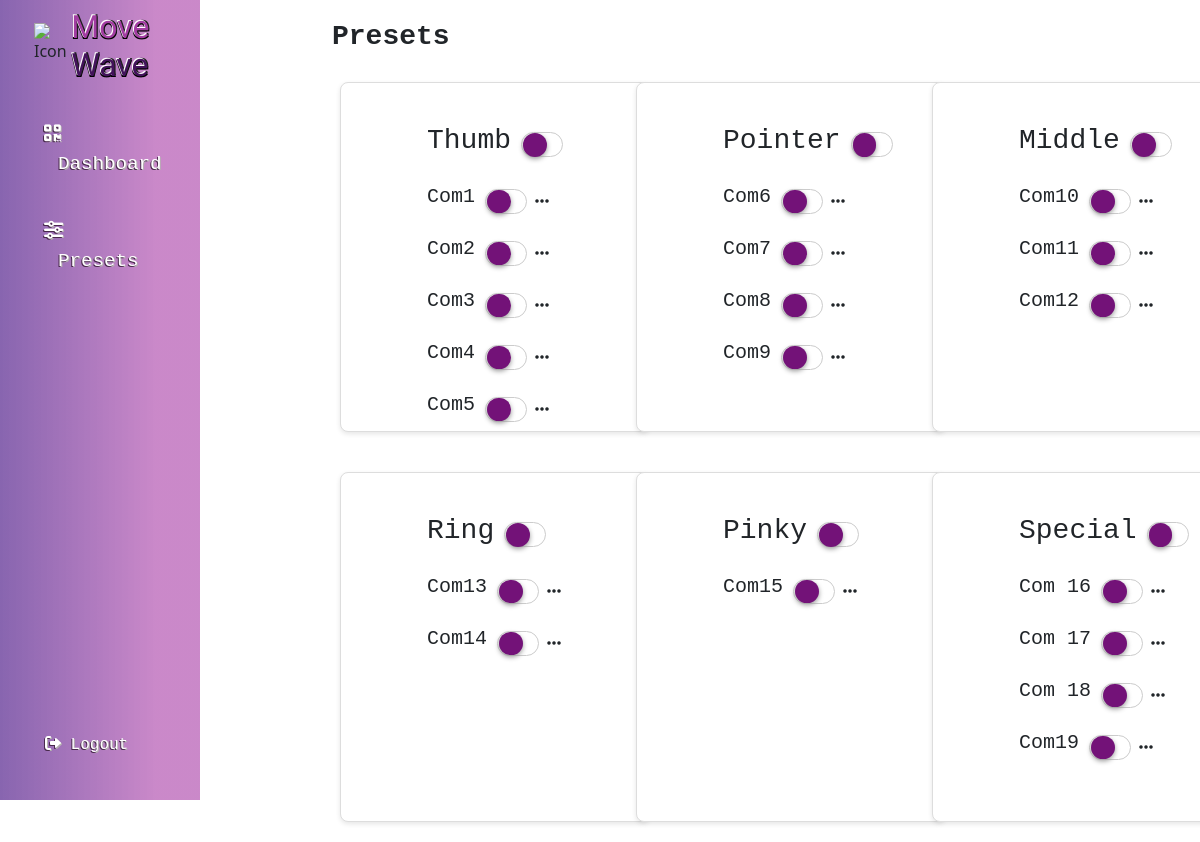
/presets.php, run on the app's committed database.
### tables this page shows
CREATE TABLE `gesture` (
  `gesture_id` int(11) NOT NULL,
  `gesture_name` varchar(100) NOT NULL,
  `gesture_value` varchar(100) NOT NULL
);

### presets.php (the view, shortened to what the rows shown need)
<?php
require_once "./classes/gestureController.php";
$gestureController = new Gesture();
$thumb_gestures = $gestureController->get_thumb_gestures();
$index_gestures = $gestureController->get_index_gestures();
$middle_gestures = $gestureController->get_middle_gestures();
$ring_gestures = $gestureController->get_ring_gestures();
$pinky_gestures = $gestureController->get_pinky_gestures();
$special_gestures = $gestureController->get_special_gestures();
?>
<!DOCTYPE html>
<html lang="en">
<head>
    <link href="https://cdn.jsdelivr.net/npm/bootstrap@5.3.3/dist/css/bootstrap.min.css" rel="stylesheet"
>
    <link href="https://cdnjs.cloudflare.com/ajax/libs/font-awesome/6.0.0-beta3/css/all.min.css" rel="stylesheet">
    <link rel="stylesheet" href="./assets/css/presets.css">
</head>
<body>
    <div class="container-fluid">
        <div class="row flex-nowrap">
            <div class="col-auto col-md-3 col-xl-2 px-sm-2 px-0 nav-side">
                <div class="d-flex flex-column align-items-center align-items-sm-start px-3 pt-2 min-vh-100 ">
                    <div class="col-12 text-start nav-title">
                        <h1 class="move-nav">
                            Move <span class="wave-nav">Wave</span>
                        </h1>
                    </div>
                </div>
            </div>
            <div class="px-1">
                <div class="section">
                    <div class="col row">
                        <div class="col-6 col-md-4 align-content-start finger">
                            <div class="card finger-card mr-5">
                                <div class="card-body">
                                    <?php
                                    $defaultImageIndex = 1;
                                    foreach ($thumb_gestures as $gesture):
                                        $imageIndex = $defaultImageIndex;
                                        if (strpos($gesture['gesture_name'], 'Thumb') === 0) {
                                            $imageIndex = $thumbImageIndex;
                                            $thumbImageIndex++;
                                        } else {
                                            $defaultImageIndex++;
                                        }
                                    ?>
                                        <div class="form-group d-flex align-items-center <?= strpos($gesture['gesture_name'], 'Thumb') === 0 ? 'thumb-gesture' : '' ?>">
                                            <h5 class="finger"><?= htmlspecialchars($gesture['gesture_name']) ?></h5>
                                            <label class="switch">
                                                <span class="slider"></span>
                                            </label>
                                            <i class="fa fa-ellipsis-h ellipsis-icon modal-pic px-2"
                                                aria-hidden="true"
                                                style="cursor: pointer;"
                                                data-bs-toggle="modal"
                                                data-bs-target="#imageModal"
                                                data-img="<?= './assets/img/' . $imageIndex . '.png' ?>"
                                                data-id="<?= $gesture['gesture_id'] ?>"
                                                data-value="<?= htmlspecialchars($gesture['gesture_value']) ?>">
                                            </i>
                                        </div>
                                    <?php endforeach; ?>
                                </div>
                            </div>
                        </div>
                        <div class="col-6 col-md-4 align-content-start finger">
                            <div class="card finger-card mr-5">
                                <div class="card-body">
                                    <?php
                                    $defaultImageIndex = 7;
                                    foreach ($index_gestures as $gesture):
                                        $imageIndex = $defaultImageIndex;
                                        if (strpos($gesture['gesture_name'], 'Thumb') === 0) {
                                            $imageIndex = $indexImageIndex;
                                            $indexImageIndex++;
                                        } else {
                                            $defaultImageIndex++;
                                        }
                                    ?>
                                        <div class="form-group d-flex align-items-center <?= strpos($gesture['gesture_name'], 'Thumb') === 0 ? 'thumb-gesture' : '' ?>">
                                            <h5 class="finger"><?= htmlspecialchars($gesture['gesture_name']) ?></h5>
                                            <label class="switch">
                                                <span class="slider"></span>
                                            </label>
                                            <i class="fa fa-ellipsis-h ellipsis-icon modal-pic px-2"
                                                aria-hidden="true"
                                                style="cursor: pointer;"
                                                data-bs-toggle="modal"
                                                data-bs-target="#imageModal"
                                                data-img="<?= './assets/img/' . $imageIndex . '.png' ?>"
                                                data-id="<?= $gesture['gesture_id'] ?>"
                                                data-value="<?= htmlspecialchars($gesture['gesture_value']) ?>">
                                            </i>
                                        </div>
                                    <?php endforeach; ?>
                                </div>
                            </div>
                        </div>
                        <div class="col-6 col-md-4 align-content-start finger">
                            <div class="card finger-card mr-5">
                                <div class="card-body">
                                    <?php
                                    $middleImageIndex = 14;
                                    $defaultImageIndex = 11;
                                    foreach ($middle_gestures as $gesture):
                                        $imageIndex = $defaultImageIndex;
                                        if (strpos($gesture['gesture_name'], 'Thumb') === 0) {
                                            $imageIndex = $middleImageIndex;
                                            $middleImageIndex++;
                                        } else {
                                            $defaultImageIndex++;
                                        }
                                    ?>
                                        <div class="form-group d-flex align-items-center <?= strpos($gesture['gesture_name'], 'Thumb') === 0 ? 'thumb-gesture' : '' ?>">
                                            <h5 class="finger"><?= htmlspecialchars($gesture['gesture_name']) ?></h5>
                                            <label class="switch">
                                                <span class="slider"></span>
                                            </label>
                                            <i class="fa fa-ellipsis-h ellipsis-icon modal-pic px-2"
                                                aria-hidden="true"
                                                style="cursor: pointer;"
                                                data-bs-toggle="modal"
                                                data-bs-target="#imageModal"
                                                data-img="<?= './assets/img/' . $imageIndex . '.png' ?>"
                                                data-id="<?= $gesture['gesture_id'] ?>"
                                                data-value="<?= htmlspecialchars($gesture['gesture_value']) ?>">
                                            </i>
                                        </div>
                                    <?php endforeach; ?>
                                </div>
                            </div>
                        </div>
                        <div class="col-6 col-md-4 align-content-start finger">
                            <div class="card finger-card mr-5">
                                <div class="card-body">
                                    <?php
                                    $ringImageIndex = 13;
                                    $defaultImageIndex = 14;
                                    foreach ($ring_gestures as $gesture):
                                        $imageIndex = $defaultImageIndex;
                                        if (strpos($gesture['gesture_name'], 'Thumb') === 0) {
                                            $imageIndex = $ringImageIndex;
                                            $ringImageIndex++;
                                        } else {
                                            $defaultImageIndex++;
                                        }
                                    ?>
                                        <div class="form-group d-flex align-items-center <?= strpos($gesture['gesture_name'], 'Thumb') === 0 ? 'thumb-gesture' : '' ?>">
                                            <h5 class="finger"><?= htmlspecialchars($gesture['gesture_name']) ?></h5>
                                            <label class="switch">
                                                <span class="slider"></span>
                                            </label>
                                            <i class="fa fa-ellipsis-h ellipsis-icon modal-pic px-2"
                                                aria-hidden="true"
                                                style="cursor: pointer;"
                                                data-bs-toggle="modal"
                                                data-bs-target="#imageModal"
                                                data-img="<?= './assets/img/' . $imageIndex . '.png' ?>"
                                                data-id="<?= $gesture['gesture_id'] ?>"
                                                data-value="<?= htmlspecialchars($gesture['gesture_value']) ?>">
                                            </i>
                                        </div>
                                    <?php endforeach; ?>
                                </div>
                            </div>
                        </div>
                        <div class="col-6 col-md-4 align-content-start finger">
                            <div class="card finger-card mr-5">
                                <div class="card-body">
                                    <?php
                                    $defaultImageIndex = 15;
                                    foreach ($pinky_gestures as $gesture):
                                        $imageIndex = $defaultImageIndex;
                                        if (strpos($gesture['gesture_name'], 'Thumb') === 0) {
                                            $imageIndex = $pinkyImageIndex;
                                            $pinkyImageIndex++;
                                        } else {
                                            $defaultImageIndex++;
                                        }
                                    ?>
                                        <div class="form-group d-flex align-items-center <?= strpos($gesture['gesture_name'], 'Thumb') === 0 ? 'thumb-gesture' : '' ?>">
                                            <h5 class="finger"><?= htmlspecialchars($gesture['gesture_name']) ?></h5>
                                            <label class="switch">
                                                <span class="slider"></span>
                                            </label>
                                            <i class="fa fa-ellipsis-h ellipsis-icon modal-pic px-2"
                                                aria-hidden="true"
                                                style="cursor: pointer;"
                                                data-bs-toggle="modal"
                                                data-bs-target="#imageModal"
                                                data-img="<?= '/assets/img/' . $imageIndex . '.png' ?>"
                                                data-id="<?= $gesture['gesture_id'] ?>"
                                                data-value="<?= htmlspecialchars($gesture['gesture_value']) ?>">
                                            </i>
                                        </div>
                                    <?php endforeach; ?>
                                </div>
                            </div>
                        </div>
                        <div class="col-6 col-md-4 align-content-start finger">
                            <div class="card finger-card mr-5">
                                <div class="card-body">
                                    <?php
                                    $defaultImageIndex = 16;
                                    foreach ($special_gestures as $gesture):
                                        $imageIndex = $defaultImageIndex;
                                        if (strpos($gesture['gesture_name'], 'Thumb') === 0) {
                                            $imageIndex = $specailImageIndex;
                                            $pinkyImageIndex++;
                                        } else {
                                            $defaultImageIndex++;
                                        }
                                    ?>
                                        <div class="form-group d-flex align-items-center <?= strpos($gesture['gesture_name'], 'Thumb') === 0 ? 'thumb-gesture' : '' ?>">
                                            <h5 class="finger"><?= htmlspecialchars($gesture['gesture_name']) ?></h5>
                                            <label class="switch">
                                                <span class="slider"></span>
                                            </label>
                                            <i class="fa fa-ellipsis-h ellipsis-icon modal-pic px-2"
                                                aria-hidden="true"
                                                style="cursor: pointer;"
                                                data-bs-toggle="modal"
                                                data-bs-target="#imageModal"
                                                data-img="<?= './assets/img/' . $imageIndex . '.png' ?>"
                                                data-id="<?= $gesture['gesture_id'] ?>"
                                                data-value="<?= htmlspecialchars($gesture['gesture_value']) ?>">
                                            </i>
                                        </div>
                                    <?php endforeach; ?>
                                </div>
                            </div>
                        </div>
                    </div>
                </div>
            </div>
        </div>
</body>
</html>

### data on the page
gesture: gesture_name "Com1"
gesture: gesture_name "Com2"
gesture: gesture_name "Com3"
gesture: gesture_name "Com4"
gesture: gesture_name "Com5"
gesture: gesture_name "Com6"
gesture: gesture_name "Com7"
gesture: gesture_name "Com8"
gesture: gesture_name "Com9"
gesture: gesture_name "Com10"
gesture: gesture_name "Com11"
gesture: gesture_name "Com12"
gesture: gesture_name "Com13"
gesture: gesture_name "Com14"
gesture: gesture_name "Com15"
gesture: gesture_name "Com 16"
gesture: gesture_name "Com 17"
gesture: gesture_name "Com 18"
gesture: gesture_name "Com19"
